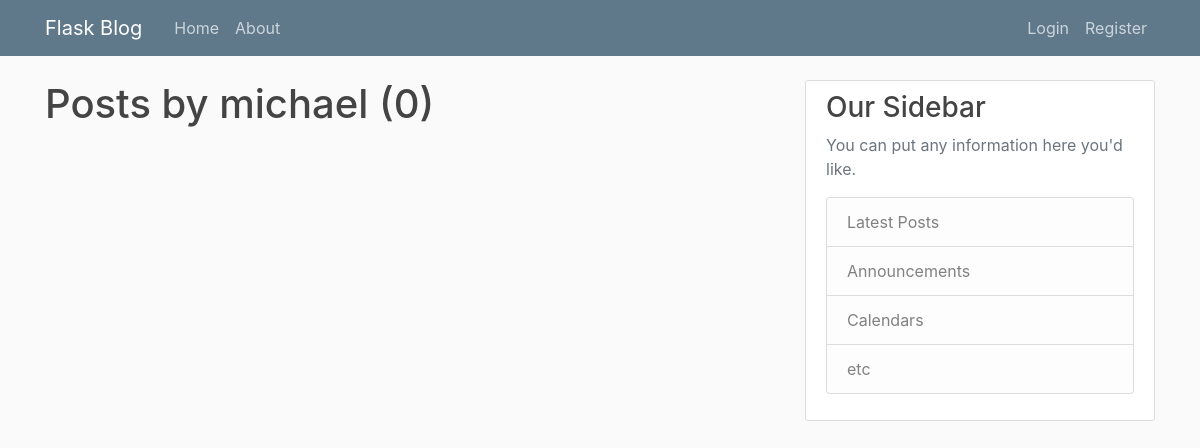
The app's page /user/michael/posts, older data.
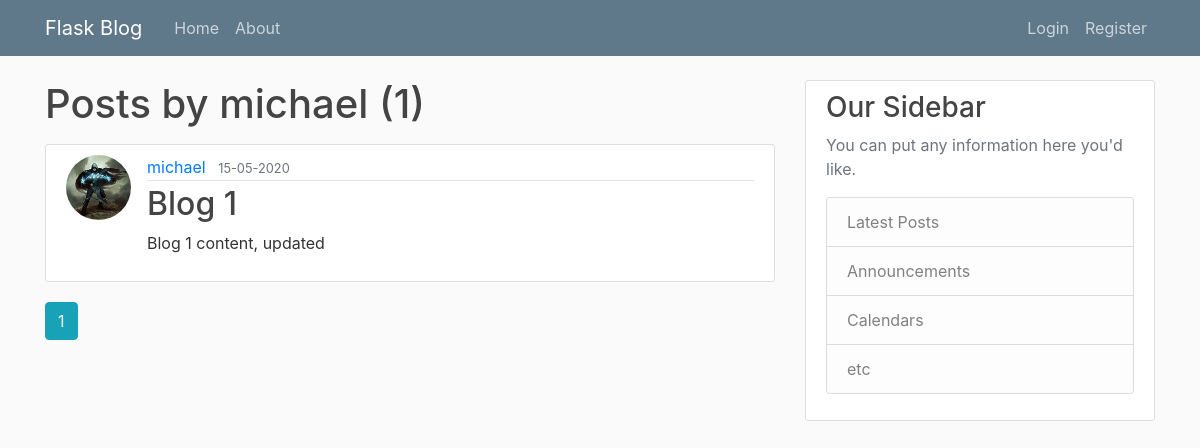
The same page, newer data.
### flaskblog/models.py (models this page shows, shortened)
class Post(db.Model):
    id = db.Column(db.Integer, primary_key=True)
    title = db.Column(db.String(100), nullable=False)
    date_posted = db.Column(db.DateTime, nullable=False, default=datetime.utcnow)
    content = db.Column(db.Text, nullable=False)
    user_id = db.Column(db.Integer, db.ForeignKey('user.id'), nullable=False)

class User(db.Model, UserMixin):
    id = db.Column(db.Integer, primary_key=True)
    username = db.Column(db.String(20), unique=True, nullable=False)
    email = db.Column(db.String(120), unique=True, nullable=False)
    image_file = db.Column(db.String(20), nullable=False, default='default.jpg')
    password = db.Column(db.String(60), nullable=False)
    posts = db.relationship('Post', backref='author', lazy=True)

### flaskblog/routes.py (the view)
@app.route("/user/<string:username>/posts")
def user_posts(username):
    user=User.query.filter_by(username=username).first_or_404()
    page=request.args.get('page',1,type=int)
    posts = Post.query.filter_by(author=user)\
        .order_by(Post.date_posted.desc())\
        .paginate(per_page=5, page=page)
    return render_template('user_posts.html', posts=posts, user=user)

### flaskblog/templates/user_posts.html
{% extends "layout.html" %}
{% block content %}
    <h1 class="mb-3">Posts by {{ user.username }} ({{ posts.total }})</h1>
    {% for post in posts.items %}
        <article class="media content-section">
          <img class="rounded-circle article-img" src="{{ url_for('static', filename='profile_pics/' + post.author.image_file) }}">
          <div class="media-body">
            <div class="article-metadata">
              <a class="mr-2" href="#">{{ post.author.username }}</a>
              <small class="text-muted">{{ post.date_posted.strftime('%d-%m-%Y') }}</small>
            </div>
            <h2><a class="article-title" href="{{ url_for('post', post_id=post.id )}}">{{ post.title }}</a></h2>
            <p class="article-content">{{ post.content }}</p>
          </div>
        </article>
    {% endfor %}
    {% for page_num in posts.iter_pages(left_edge=1, right_edge=1, left_current=1, right_current=2) %}
      {% if page_num %}
        {% if posts.page == page_num %}
          <a class="btn btn-info mb-4" href="{{ url_for('home', page=page_num )}}">{{ page_num }}</a>
        {% else %}
          <a class="btn btn-outline-info mb-4" href="{{ url_for('home', page=page_num )}}">{{ page_num }}</a>
        {% endif %}
      {% else %}
        ...
      {% endif %}
    {% endfor %}
{% endblock content %}

Row changes from the older to the newer data that the page shows:
added Post: image_file (picture), author.username "michael", date_posted "15-05-2020", title "Blog 1", content "Blog 1 content, updated"
Text that changed along with them:
{{ posts.total }}: "0" → "1"
new list line: "1"
